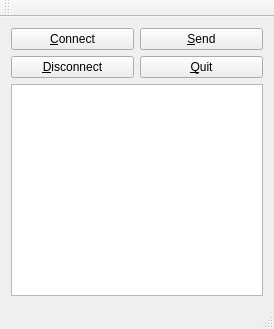
<?xml version="1.0" encoding="UTF-8"?>
<ui version="4.0">
 <class>MainWindow</class>
 <widget class="QMainWindow" name="MainWindow">
  <property name="geometry">
   <rect>
    <x>0</x>
    <y>0</y>
    <width>274</width>
    <height>329</height>
   </rect>
  </property>
  <property name="windowTitle">
   <string>CAN bus Example</string>
  </property>
  <widget class="QWidget" name="centralWidget">
   <layout class="QVBoxLayout" name="verticalLayout">
    <item>
     <layout class="QGridLayout" name="gridLayout">
      <item row="0" column="0">
       <widget class="QPushButton" name="connectButton">
        <property name="text">
         <string>&amp;Connect</string>
        </property>
       </widget>
      </item>
      <item row="0" column="1">
       <widget class="QPushButton" name="sendButton">
        <property name="text">
         <string>&amp;Send</string>
        </property>
       </widget>
      </item>
      <item row="1" column="0">
       <widget class="QPushButton" name="disconnectButton">
        <property name="text">
         <string>&amp;Disconnect</string>
        </property>
       </widget>
      </item>
      <item row="1" column="1">
       <widget class="QPushButton" name="quitButton">
        <property name="text">
         <string>&amp;Quit</string>
        </property>
       </widget>
      </item>
     </layout>
    </item>
    <item>
     <widget class="QTextEdit" name="textEdit"/>
    </item>
   </layout>
  </widget>
  <widget class="QMenuBar" name="menuBar">
   <property name="geometry">
    <rect>
     <x>0</x>
     <y>0</y>
     <width>274</width>
     <height>20</height>
    </rect>
   </property>
  </widget>
  <widget class="QToolBar" name="mainToolBar">
   <attribute name="toolBarArea">
    <enum>TopToolBarArea</enum>
   </attribute>
   <attribute name="toolBarBreak">
    <bool>false</bool>
   </attribute>
  </widget>
  <widget class="QStatusBar" name="statusBar"/>
 </widget>
 <layoutdefault spacing="6" margin="11"/>
 <resources/>
 <connections/>
</ui>
